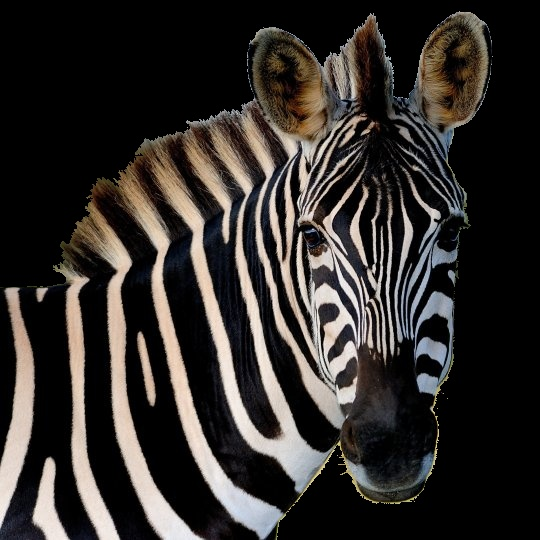
#> input picture figure/preprocessing_alg_examples/WIP_processing/masked.jpg, 540 x 540 px
$ python canny_edge_detector.py
#> lines starting #> are read from the running program, lines starting #| are printed output that depends on the picture; after the words box and inside, x2 and y2 are one past the last pixel; in counts of white or black regions, pixels touching at a corner belong together
import cv2
import numpy as np
from matplotlib import pyplot as plt

from my_globals import image_path, image_name, image_dir, dest_dir, image_suffix

#print('Sobel ', image_path)

img = cv2.imread(dest_dir+'masked.jpg', 0)
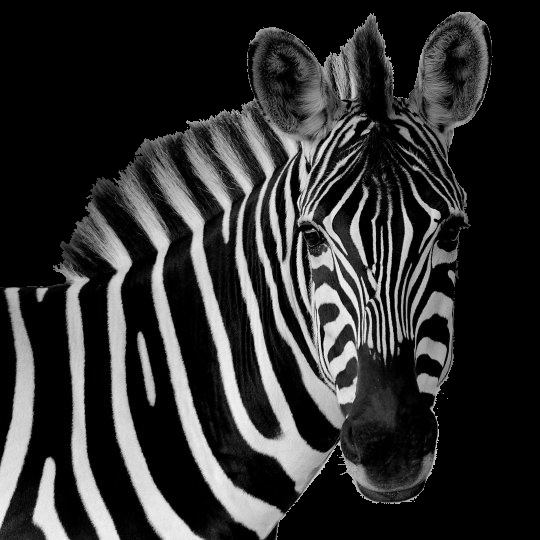
#> img: shape (540, 540); min 0, max 252, mean 47.7

img = cv2.GaussianBlur(img, (3,3), 1)
img = cv2.equalizeHist(img)
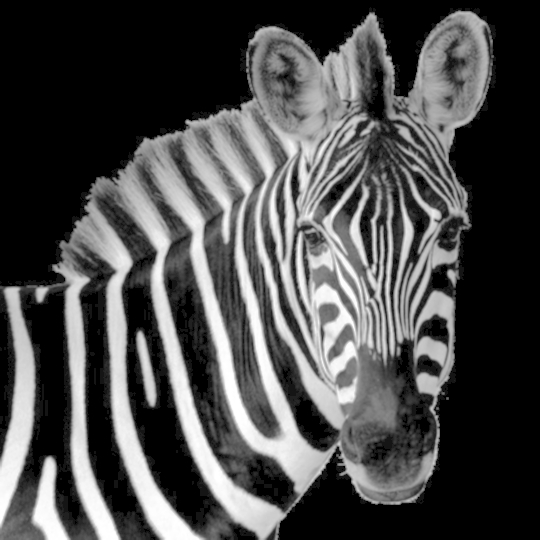
#> img: shape (540, 540); min 0, max 255, mean 75.3

c_edgs = cv2.Canny(img, threshold1=160, threshold2=320, apertureSize=3)
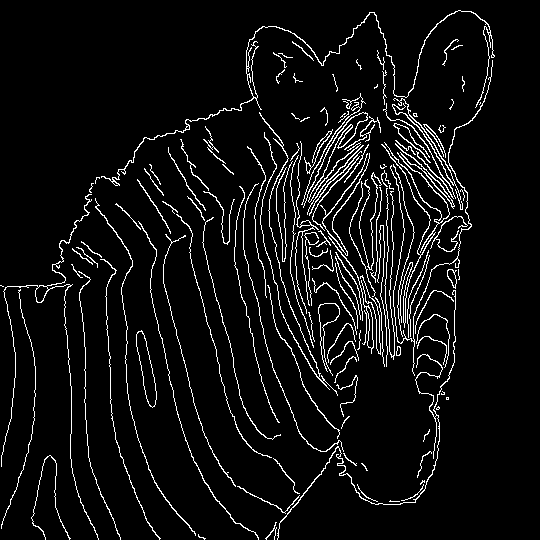
#> c_edgs: shape (540, 540); 6.1% white in thin lines or dots, all inside (x1, y1, x2, y2) = (0, 10, 495, 540)

save_path = dest_dir +  'canny_example' + image_suffix
cv2.imwrite(save_path, c_edgs)
print('Canny saved in ', save_path)
